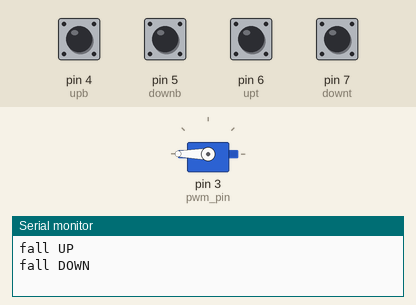
Simulated run of this sketch. Board: Arduino Uno, built with avr-gcc and run on an emulated ATmega328P. Shown: servo, the last lines printed to the serial monitor. The inputs (shaded band) are chosen by the test bench; at power-on: pin 4 (upb), pin 5 (downb), pin 6 (upt), pin 7 (downt) HIGH.

Above: at 1.2 s.
1.3 s: pin 4 (upb) pulled LOW for 0.15 s
At 1.6 s:
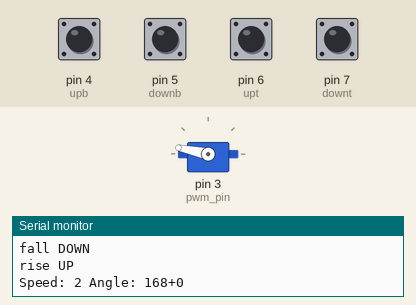
2.9 s: pin 4 (upb) pulled LOW for 1 s
At 4.1 s:
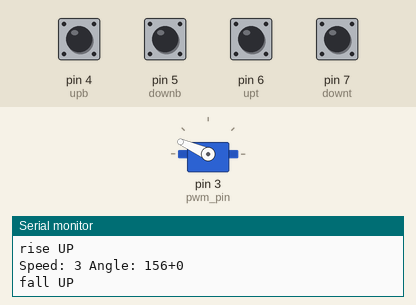
5.4 s: pin 6 (upt) pulled LOW for 0.15 s
At 6.0 s:
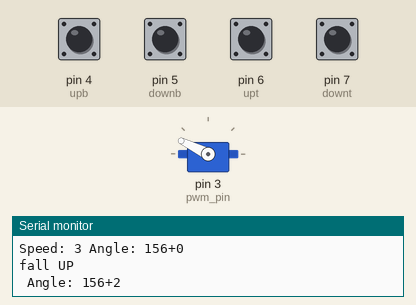
7.0 s: pin 5 (downb) pulled LOW for 0.15 s
At 8.2 s:
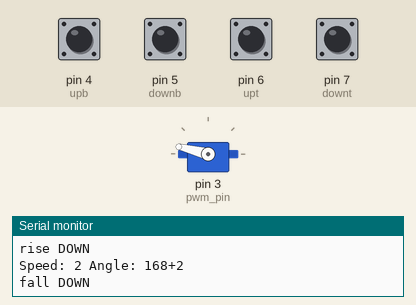
8.6 s: pin 5 (downb) pulled LOW for 1 s
At 9.6 s:
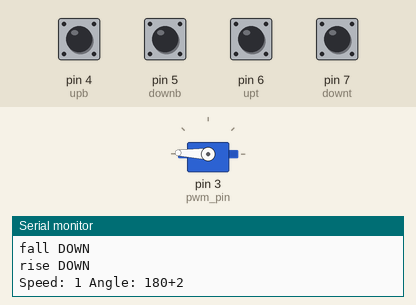
11.1 s: pin 6 (upt) pulled LOW for 1 s
At 11.5 s:
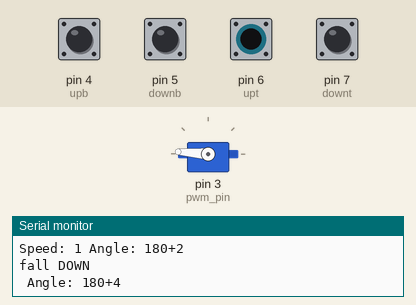
Timing chart, 0 to 14.1 s (numbered marks = the images above; inputs shaded):
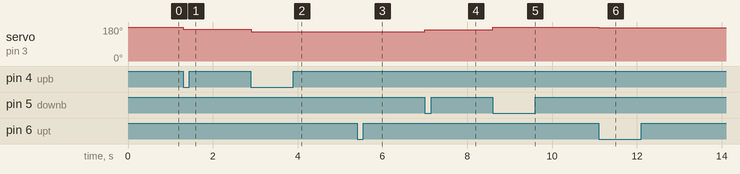

Measured:
- after the input at 1.3 s, servo on pin 3 (pwm_pin): 180° → 168° at once
- after the input at 2.9 s, servo on pin 3 (pwm_pin): 168° → 156° at once
- after the input at 5.4 s, servo on pin 3 (pwm_pin): 156° → 154° at once
- after the input at 7.0 s, servo on pin 3 (pwm_pin): 154° → 166° at once
- after the input at 8.6 s, servo on pin 3 (pwm_pin): 166° → 178° at once
- after the input at 11.1 s, servo on pin 3 (pwm_pin): 178° → 176° at once

The sketch:

ShiftingModuleServo.ino
```cpp
// Written by Ian Huerta
//
#include <Servo.h> // Include Stepper library (header)
Servo mg995;

// Motor outputs
const char pwm_pin = 3;
// Button inputs
const char upb = 4, downb = 5, upt = 6, downt = 7;
//
const char vtx = 8;

char upc_state = 0, upp_state = 0;
char downc_state = 0, downp_state = 0;
char uptc_state = 0, uptp_state = 0;
char downtc_state = 0, downtp_state = 0;
// Shifter control variables
int speeds = 9;
int speed_count = 1;
int preset = 0;
int curr_angle = 180;
int wait = 350; // Waiting time

void setup()
{
  Serial.begin(9600); // For debbuging
  pinMode(vtx, INPUT);
  pinMode(upb, INPUT_PULLUP);
  pinMode(downb, INPUT_PULLUP);
  pinMode(upt, INPUT_PULLUP);
  pinMode(downt, INPUT_PULLUP);
  mg995.attach(pwm_pin);
  mg995.write(curr_angle);
}

void shiftUp()
{
  if(speed_count != speeds)
  {
    curr_angle -= 12;
    mg995.write(curr_angle - preset);
    speed_count++;
    Serial.print("Speed: ");
    Serial.print(speed_count);
    Serial.print(" Angle: ");
    Serial.print(curr_angle);
    Serial.print("+");
    Serial.println(preset);
  }
}

void shiftDown()
{
  if(speed_count != 1)
  {
    curr_angle += 12;
    mg995.write(curr_angle - preset);
    speed_count--;
    Serial.print("Speed: ");
    Serial.print(speed_count);
    Serial.print(" Angle: ");
    Serial.print(curr_angle);
    Serial.print("+");
    Serial.println(preset);
  }
}

void tuneUp()
{
  if(preset != 96)
  preset += 2;
  mg995.write(curr_angle - preset);
  Serial.print(" Angle: ");
  Serial.print(curr_angle);
  Serial.print("+");
  Serial.println(preset);
}

void tuneDown()
{
  if(preset != 0)
  preset -= 2;
  mg995.write(curr_angle - preset);
  Serial.print(" Angle: ");
  Serial.print(curr_angle);
  Serial.print("+");
  Serial.println(preset);
}

void loop()
{
  // Machine states for shifting up
  upc_state = digitalRead(upb);
  if(upc_state != upp_state)
  {
    if(upc_state == HIGH)
    {
      Serial.println("fall UP");
    }
    if(upc_state == LOW)
    {
      Serial.println("rise UP");
      if(speed_count != speeds)
      {
        shiftUp();
      }
      delay(wait);
    }
  }
  upp_state = upc_state;

  // Machine states for shifting down
  downc_state = digitalRead(downb);
  if(downc_state != downp_state)
  {
    if(downc_state == HIGH)
    {
      Serial.println("fall DOWN");
    }
    if(downc_state == LOW)
    {
      Serial.println("rise DOWN");
      if(speed_count != 1)
      {
        shiftDown();
      }
      delay(wait);
    }
  }
  downp_state = downc_state;

  // Machine states for tuning up
  uptc_state = digitalRead(upt);
  if(uptc_state != uptp_state)
  {
    if(uptc_state == HIGH)
    {
      //Serial.println("fall tuneUP");
    }
    if(uptc_state == LOW)
    {
      //Serial.println("rise tuneUP");
      tuneUp();
      delay(wait);
    }
  }
  uptp_state = uptc_state;

  // Machine states for tuning up
  downtc_state = digitalRead(downt);
  if(downtc_state != downtp_state)
  {
    if(downtc_state == HIGH)
    {
      //Serial.println("fall tuneDOWN");
    }
    if(downtc_state == LOW)
    {
      //Serial.println("rise tuneDOWN");
      tuneDown();
      delay(wait);
    }
  }
  downtp_state = downtc_state;


}
```
